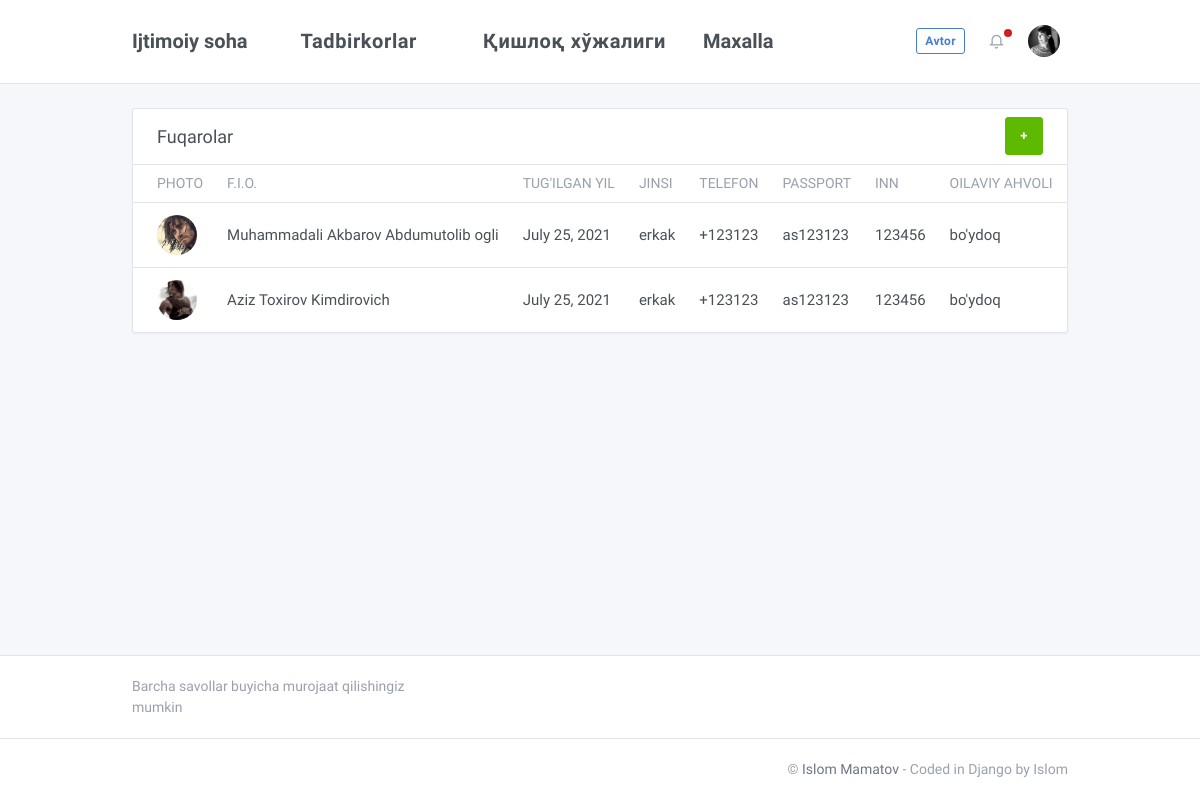
/users/, run on an earlier commit of the app's database.
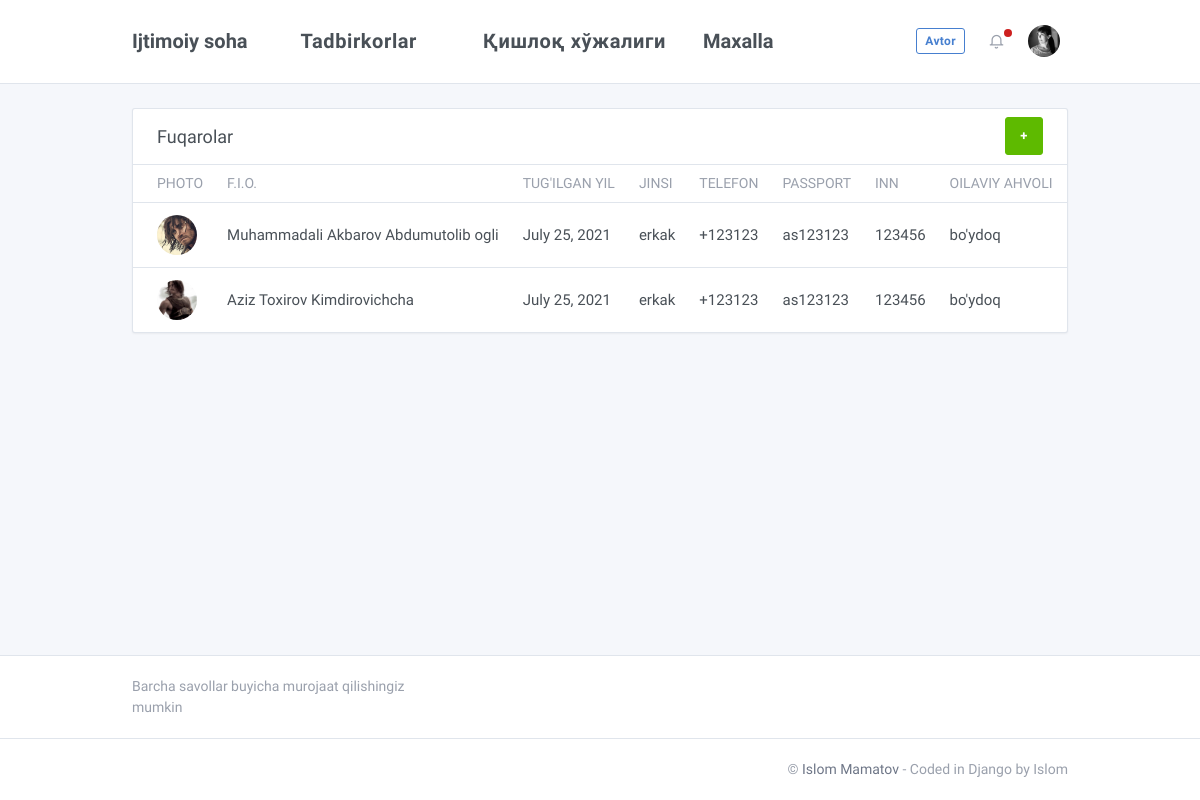
And on a later commit of the database.
### app/models.py (models this page shows)
class User_info(models.Model):
    first_name = models.CharField(max_length=50)
    last_name = models.CharField(max_length=50)
    second_name = models.CharField(max_length=50)
    photo = models.ImageField(upload_to='avatars/',  default='core/static/assets/images/user.png')
    birth_date = models.DateField()
    sex = models.CharField(max_length=5)
    passport_data = models.CharField(max_length=9)
    inn = models.CharField(max_length=10, null=True)
    marital_status = models.CharField(max_length=10)  # TODO Choose bo'lishi kerak
    actual_address = models.CharField(max_length=50, default=None)
    passport_address = models.CharField(max_length=50)
    work_status = models.CharField(max_length=50)
    education = models.CharField(max_length=50, blank=True, null=True)
    law_status = models.BooleanField()
    mobile_phone = models.CharField(max_length=14)
    home_phone = models.CharField(max_length=14, null=True, blank=True)
    work_phone = models.CharField(max_length=14, null=True, blank=True)
    mahalla = models.ForeignKey("Mahalla", on_delete=models.PROTECT)
    def __str__(self):
        return f"{self.last_name} {self.first_name} {self.second_name}"

### app/views.py (the view, shortened to what this page needs)
# urls.py: path('users/', User_view.as_view(), name='user'),
class User_view(View):
    def get(self, request):
        user = User_info.objects.all()
        form = UserForm()
        return render(request, "templatesMe/user.html", {'u': user, 'form': form})

### core/templates/templatesMe/user.html (shortened to what this page needs)
{% extends "layouts/base.html" %}
{% load crispy_forms_tags %}
{% load static %}
{% block content %}
    <div class="container ">
        <div class="row row-cards row-deck my-5">
            <div class="col-12">
                <div class="card">
                    <div class="card-header d-flex justify-content-between">
                        <h3 class="card-title">Fuqarolar</h3>
                        <button data-toggle="modal" data-target="#exampleModal5"
                                class="h3 btn btn-success m-0 text-white font-weight-bold ">+
                        </button>
                    </div>
                    <div class="table-responsive">
                        <table class="table card-table table-vcenter text-nowrap datatable">
                            <thead>
                            <tr>
                                <th class="w-1">photo</th>
                                <th>F.I.O.</th>
                                <th>Tug'ilgan yil</th>
                                <th>Jinsi</th>
                                <th>Telefon</th>
                                <th>Passport</th>
                                <th>INN</th>
                                <th>Oilaviy ahvoli</th>
                                <th>Mahalla</th>
                            </tr>
                            </thead>
                            <tbody style="overflow-x: scroll ">
                            <tr>
                                {% for user in u %}
                                    <td><span class="text-muted">
                                        <span class="avatar avatar-md d-block"
                                                  style="background-image: url({{ user.photo.url }})"></span>
                                    </span></td>
                                    <td>
                                        <a href="{% url 'update_user' user.id %}" class="text-inherit">
                                            {{ user }}
                                        </a>
                                    </td>
                                    <td>
                                        {{ user.birth_date }}
                                    </td>
                                    <td>
                                        {{ user.sex }}
                                    </td>
                                    <td>
                                        {{ user.mobile_phone }}
                                    </td>
                                    <td>
                                        {{ user.passport_data }}
                                    </td>
                                    <td>
                                        {{ user.inn }}
                                    </td>
                                    <td>
                                        {{ user.marital_status }}
                                    </td>
                                    <td>
                                    </td>
                                    </tr>
                                {% endfor %}
                            </tbody>
                        </table>
                    </div>
                </div>
            </div>
        </div>
    </div>
{% endblock content %}

What changed in the data, as far as the page shows it:
changed User_info: last_name+first_name+second_name "Aziz Toxirov Kimdirovich" → "Aziz Toxirov Kimdirovichcha"
